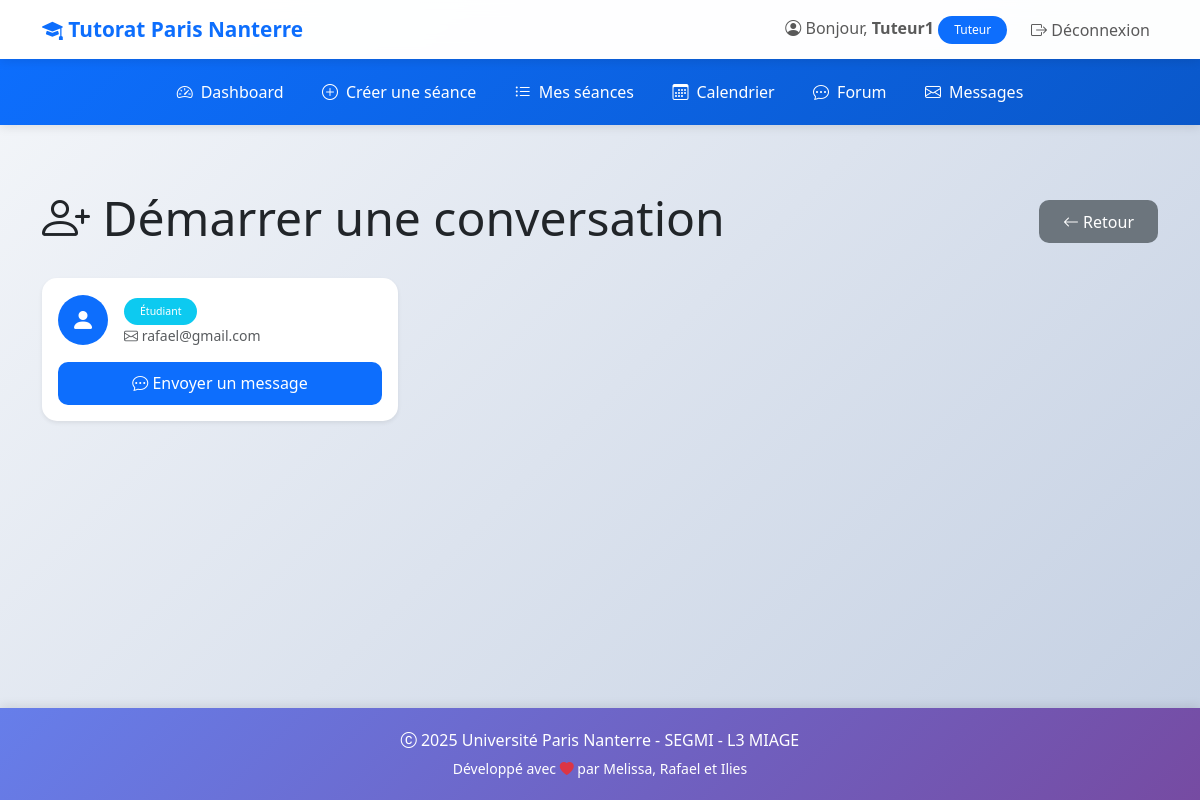
Screenshot of /messagerie/utilisateurs/ (signed in) with the database file from the repository.
### tutorat/models.py (models this page shows, shortened)
class User(AbstractUser):
    ROLE_CHOICES = (
        ('ETUDIANT', 'Étudiant'),
        ('TUTEUR', 'Tuteur'),
        ('ADMIN', 'Administrateur'),
    )
    role = models.CharField(
        max_length=20,
        choices=ROLE_CHOICES,
        default='ETUDIANT',
        verbose_name="Rôle"
    )
    telephone = models.CharField(
        max_length=15,
        blank=True,
        null=True,
        verbose_name="Téléphone"
    )
    date_naissance = models.DateField(
        blank=True,
        null=True,
        verbose_name="Date de naissance"
    )
    class Meta:
        verbose_name = "Utilisateur"
        verbose_name_plural = "Utilisateurs"

### tutorat/views.py (the view)
# urls.py: path('messagerie/utilisateurs/', views.messagerie_utilisateurs, name='messagerie_utilisateurs'),
@login_required
def messagerie_utilisateurs(request):
    if request.user.role == 'ETUDIANT':
        utilisateurs = User.objects.filter(role='TUTEUR').exclude(id=request.user.id)
    elif request.user.role == 'TUTEUR':
        utilisateurs = User.objects.filter(
            role='ETUDIANT',
            inscriptions__seance__tuteur=request.user
        ).distinct().exclude(id=request.user.id)
    else:
        utilisateurs = User.objects.exclude(id=request.user.id)
    context = {
        'utilisateurs': utilisateurs,
    }
    return render(request, 'tutorat/messagerie_utilisateurs.html', context)

### tutorat/templates/tutorat/messagerie_utilisateurs.html (shortened to what this page needs)
{% extends 'tutorat/base.html' %}
{% block content %}
<div class="row">
    <div class="col-md-12">
        <div class="d-flex justify-content-between align-items-center mb-4">
            <h1 class="display-5">
                <i class="bi bi-person-plus"></i> Démarrer une conversation
            </h1>
            <a href="{% url 'messagerie_liste' %}" class="btn btn-secondary">
                <i class="bi bi-arrow-left"></i> Retour
            </a>
        </div>
    </div>
</div>
{% if utilisateurs %}
    <div class="row">
        {% for utilisateur in utilisateurs %}
        <div class="col-md-6 col-lg-4 mb-3">
            <div class="card shadow-sm h-100">
                <div class="card-body">
                    <div class="d-flex align-items-center">
                        <div class="flex-shrink-0">
                            <div class="bg-primary text-white rounded-circle d-flex align-items-center justify-content-center" style="width: 50px; height: 50px;">
                                <i class="bi bi-person-fill fs-4"></i>
                            </div>
                        </div>
                        <div class="flex-grow-1 ms-3">
                            <p class="text-muted small mb-0">
                                <span class="badge
                                    {% if utilisateur.role == 'TUTEUR' %}bg-warning
                                    {% elif utilisateur.role == 'ETUDIANT' %}bg-info
                                    {% else %}bg-danger{% endif %}">
                                    {{ utilisateur.get_role_display }}
                                </span>
                            </p>
                            {% if utilisateur.email %}
                                <p class="text-muted small mb-0">
                                    <i class="bi bi-envelope"></i> {{ utilisateur.email }}
                                </p>
                            {% endif %}
                        </div>
                    </div>
                    <div class="mt-3">
                        <a href="{% url 'messagerie_nouvelle' utilisateur.id %}" class="btn btn-primary w-100">
                            <i class="bi bi-chat-dots"></i> Envoyer un message
                        </a>
                    </div>
                </div>
            </div>
        </div>
        {% endfor %}
    </div>
{% endif %}
{% endblock %}

### tutorat/templates/tutorat/base.html (shortened to what this page needs)
<!DOCTYPE html>
<html lang="fr">
<head>
    <link href="https://cdn.jsdelivr.net/npm/bootstrap@5.3.0/dist/css/bootstrap.min.css" rel="stylesheet">
    <link rel="stylesheet" href="https://cdn.jsdelivr.net/npm/bootstrap-icons@1.11.0/font/bootstrap-icons.css">
</head>
<body>
    <nav class="navbar navbar-expand-lg navbar-light">
        <div class="container">
            <a class="navbar-brand" href="{% url 'accueil' %}">
                <i class="bi bi-mortarboard-fill"></i> Tutorat Paris Nanterre
            </a>
            <div class="collapse navbar-collapse" id="navbarNav">
                <ul class="navbar-nav ms-auto align-items-center">
                    {% if user.is_authenticated %}
                        <li class="nav-item">
                            <span class="navbar-text me-3">
                                <i class="bi bi-person-circle"></i>
                                Bonjour, <strong>{{ user.first_name|default:user.username }}</strong>
                                <span class="badge bg-primary">{{ user.get_role_display }}</span>
                            </span>
                        </li>
                        <li class="nav-item">
                            <a class="nav-link btn btn-outline-danger btn-sm" href="{% url 'deconnexion' %}">
                                <i class="bi bi-box-arrow-right"></i> Déconnexion
                            </a>
                        </li>
                    {% endif %}
                </ul>
            </div>
        </div>
    </nav>
    {% if user.is_authenticated %}
        <nav class="secondary-navbar">
            <div class="container">
                <ul class="nav justify-content-center">
                    {% if user.role == 'TUTEUR' %}
                        <li class="nav-item">
                            <a class="nav-link" href="{% url 'dashboard_tuteur' %}">
                                <i class="bi bi-speedometer2"></i> Dashboard
                            </a>
                        </li>
                        <li class="nav-item">
                            <a class="nav-link" href="{% url 'seance_create' %}">
                                <i class="bi bi-plus-circle"></i> Créer une séance
                            </a>
                        </li>
                        <li class="nav-item">
                            <a class="nav-link" href="{% url 'seance_list' %}">
                                <i class="bi bi-list-ul"></i> Mes séances
                            </a>
                        </li>
                        <li class="nav-item">
                            <a class="nav-link" href="{% url 'calendrier' %}">
                                <i class="bi bi-calendar3"></i> Calendrier
                            </a>
                        </li>
                        <li class="nav-item">
                            <a class="nav-link" href="{% url 'forum_accueil' %}">
                                <i class="bi bi-chat-dots"></i> Forum
                            </a>
                        </li>
                        <li class="nav-item">
                            <a class="nav-link" href="{% url 'messagerie_liste' %}">
                                <i class="bi bi-envelope"></i> Messages
                            </a>
                        </li>
                    {% endif %}
                </ul>
            </div>
        </nav>
    {% endif %}
    <main class="container my-5">
        {% block content %}{% endblock %}
    </main>
    <footer class="text-center">
        <div class="container">
            <p class="mb-1"><i class="bi bi-c-circle"></i> 2025 Université Paris Nanterre - SEGMI - L3 MIAGE</p>
            <p class="mb-0"><small>Développé avec <i class="bi bi-heart-fill text-danger"></i> par Melissa, Rafael et Ilies</small></p>
        </div>
    </footer>
</body>
</html>

### tutorat/templates/tutorat/base.html (style rules this page uses)
:root { --primary-color: #0d6efd; --success-color: #198754; --warning-color: #ffc107; --danger-color: #dc3545; --info-color: #0dcaf0; }
body { min-height: 100vh; display: flex; flex-direction: column; background: linear-gradient(135deg, #f5f7fa 0%, #c3cfe2 100%); }
.navbar { box-shadow: 0 2px 10px rgba(0,0,0,0.1); backdrop-filter: blur(10px); background-color: rgba(255, 255, 255, 0.95) !important; transition: all 0.3s ease; }
.navbar-brand { font-weight: bold; color: var(--primary-color) !important; font-size: 1.3rem; transition: transform 0.3s ease; }
.secondary-navbar { background: linear-gradient(135deg, var(--primary-color) 0%, #0a58ca 100%); box-shadow: 0 2px 10px rgba(0,0,0,0.1); padding: 0.8rem 0; animation: slideIn 0.5s ease-out; }
.secondary-navbar .nav-link { color: white !important; padding: 0.5rem 1.2rem; border-radius: 8px; transition: all 0.3s ease; font-weight: 500; display: flex; align-items: center; gap: 0.5rem; }
.card { transition: all 0.3s ease; border: none; border-radius: 15px; overflow: hidden; }
.btn { border-radius: 10px; padding: 0.6rem 1.5rem; font-weight: 500; transition: all 0.3s ease; border: none; position: relative; overflow: hidden; }
.btn::before { content: ''; position: absolute; top: 50%; left: 50%; width: 0; height: 0; border-radius: 50%; background: rgba(255, 255, 255, 0.3); transform: translate(-50%, -50%); transition: width 0.6s, height 0.6s; }
.badge { padding: 0.5rem 1rem; border-radius: 20px; font-weight: 500; }
main { flex: 1; animation: fadeIn 0.6s ease-out; }
footer { background: linear-gradient(135deg, #667eea 0%, #764ba2 100%); color: white; padding: 20px 0; margin-top: auto; box-shadow: 0 -2px 10px rgba(0,0,0,0.1); }
html { scroll-behavior: smooth; }

### rows the page displays
User: first_name "Tuteur1", role "Tuteur"
User: role "Étudiant", email "rafael@gmail.com"
